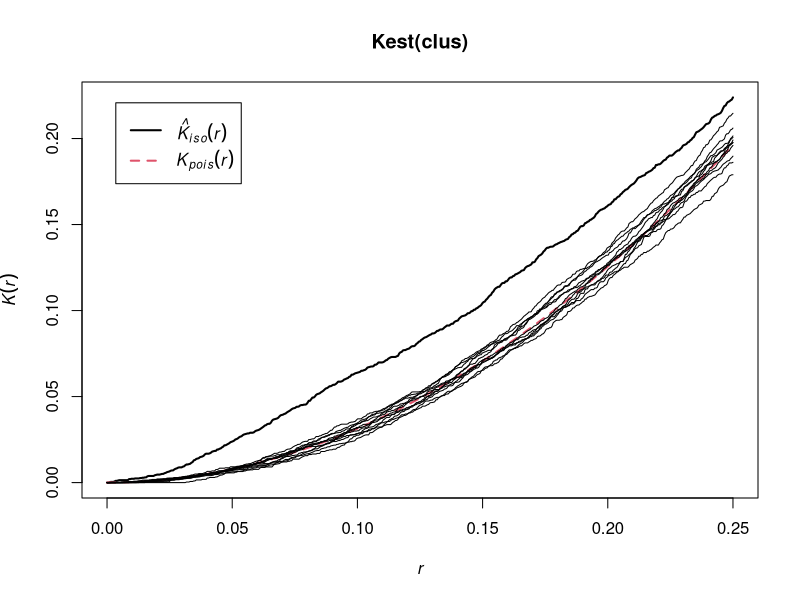
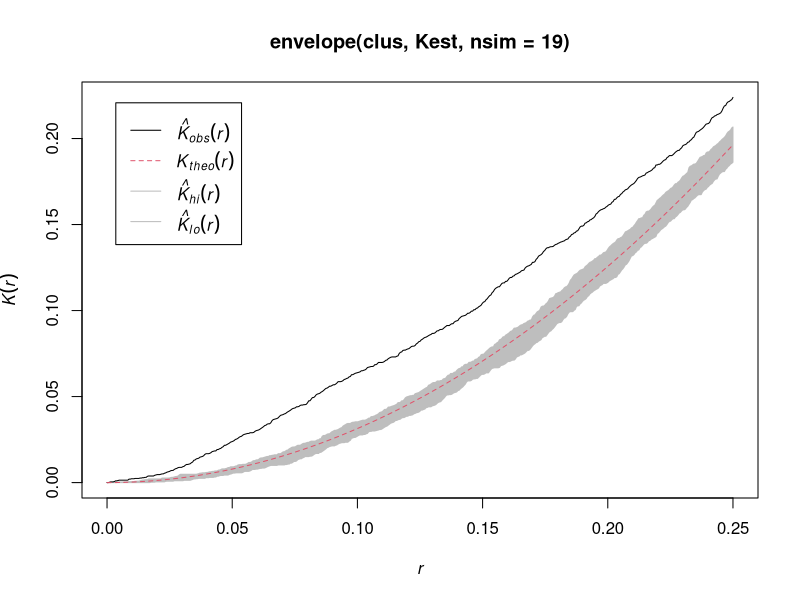
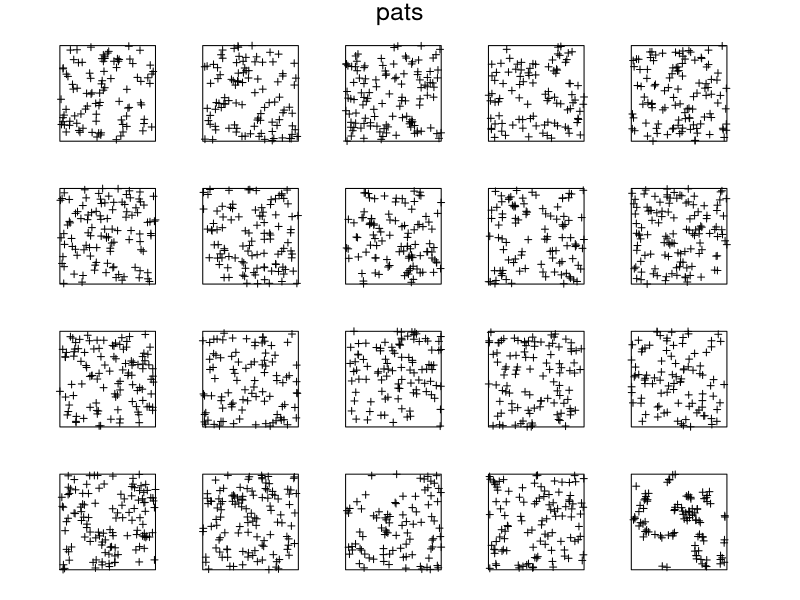
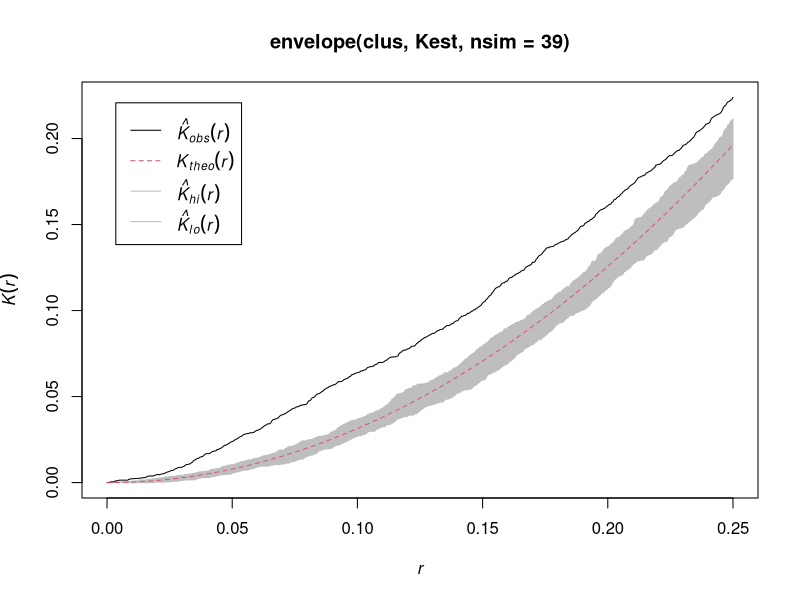
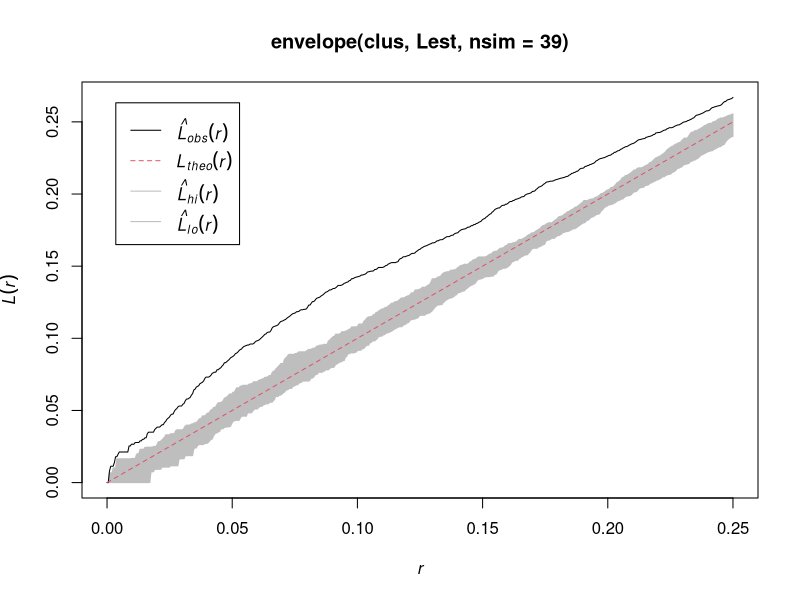
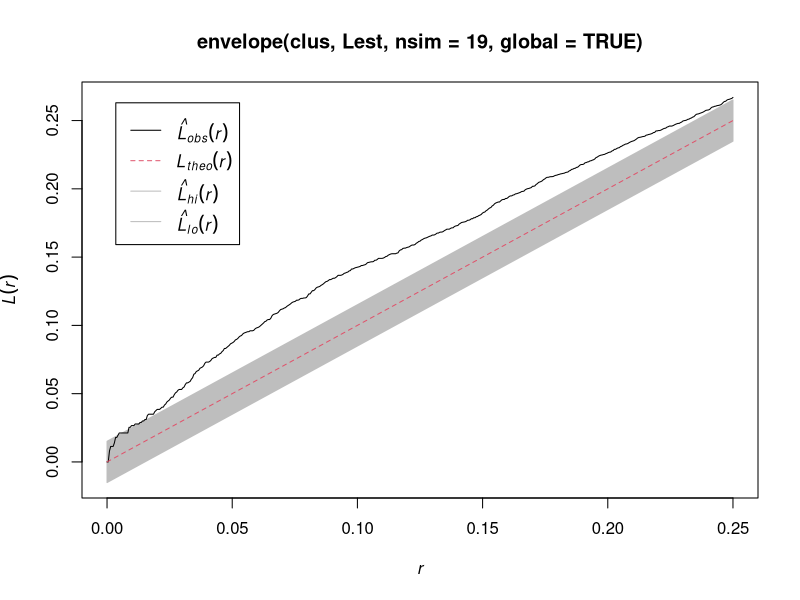

These figures' R source, in order:
#'      Course on analysing spatial point patterns with spatstat
#'                     Melbourne, September 2018
#' 
#'                   Lecturer's R script 
#'                  Session 7: Envelopes and Monte Carlo tests
#' 
#'  Copyright (c) Adrian Baddeley, Ege Rubak, Rolf Turner and Tilman Davies 2018
#' 
library(spatstat)

set.seed(42)
inde <- rpoispp(100)
regu <- rSSI(0.09, 70)
clus <- rMatClust(30, 0.05, 4)

plot(Kest(clus), cbind(iso,theo) ~ r, lwd=2)
plot(Kest(rpoispp(ex=clus)), iso ~ r, add=TRUE)
for(i in 1:10) plot(Kest(rpoispp(ex=clus)), iso ~ r, add=TRUE)

plot(envelope(clus, Kest, nsim=19))

pats <- rpoispp(ex=clus, nsim=19)
pats[[20]] <- clus
plot(pats, main.panel="", pch=3)

clarkevans(clus)
clarkevans(clus, correction="D")
ce <- sapply(pats, clarkevans, correction="D")
mean(ce[20] >= ce)

plot(envelope(clus, Kest, nsim=39))

plot(envelope(clus, Lest, nsim=39))

plot(envelope(clus, Lest, nsim=19, global=TRUE))

mad.test(clus, Lest, nsim=19)

dclf.test(clus, Lest, nsim=19)

#' a better test 
bits.test(clus, Lest, nsim=19)

#' one-sided test
bits.test(clus, Lest, nsim=19, alternative="greater")
